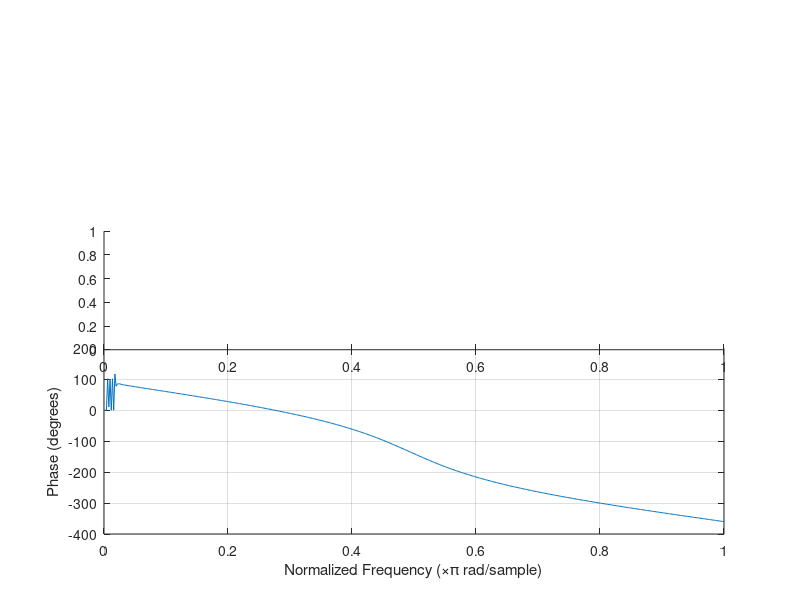

Write the MATLAB code that produced this figure. (Note: this script raises an error after producing the figure.)
clc;
close all;
clear all;
t=0:1/80000:10;
xn=sin(2*pi*4000*t);
fp1=20;
fs1=50;
fs2=20000;
fp2=45000;
fp=[fp1 fp2];
fs=[fs1 fs2];
fsamp=80000;
ap=2;
as=30;
[N,w]=buttord(fp/fsamp,fs/fsamp,ap,as);
disp('order of filter ');
disp(N);
disp('cut-off frequency of filter ');
disp(w)
[b,a]=butter(N,w,'stop');
[b1,a1]=bilinear(b,a,80000);
figure
freqz(b,a);
title('Butterworth Bandstop Filter');
w=0:pi/100:pi;
yn=filtfilt(b1,a1,xn);
xk=fft(xn);
yk=fft(yn);
magx=abs(xk);
magy=abs(yk);
subplot(3,1,2);
wmx=[(0:length(magx)-1)/(length(magx)-1)]*fs;
subplot(3,1,3);
stem(wmx,magx);
wmy=[(0:length(magy)-1)/(length(magy)-1)]*fs;
stem(wmy,magy);
